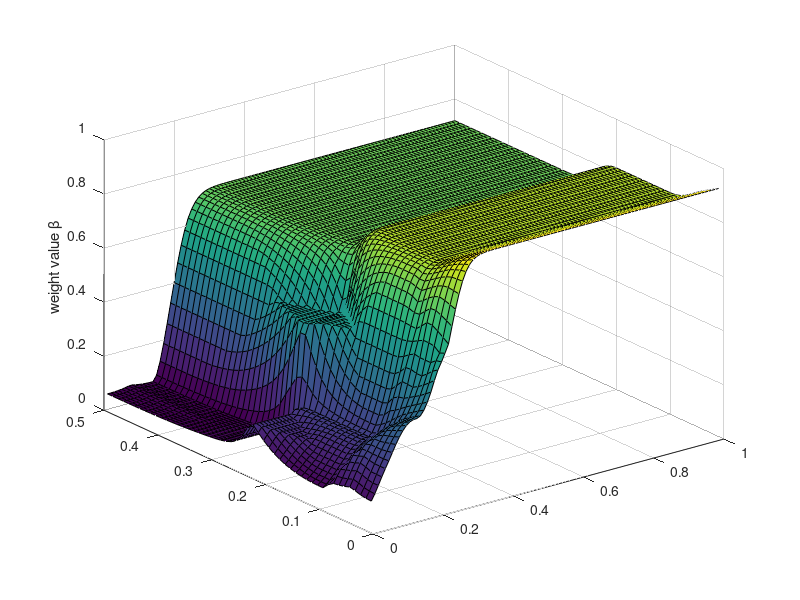

This chart was generated by the following MATLAB code:
clear all;
clc;

% addpath('./phymhan-matlab-axis-label-alignment-178fcae');

load('strategy.mat');

[d_AVG, d_STD] = size(strategy);

x = zeros(d_AVG, d_STD);
y = zeros(d_AVG, d_STD);
z = strategy;

for i=1:d_STD
    x(:, i) = [1:d_AVG] / 100;
end

for i=1:d_AVG
    y(i, :) = [1:d_STD] / 100;
end

figure();
set(gcf,'Position',[400,100,440,400]);

surf(x, y, z, 'linewidth', 0.000001);
set(gca, 'GridAlpha', 0.2);

% xlabel('mean resource utilization rate \rho');
% ylabel('standard deviation of resource utilization rates \tau');
zlabel('weight value \beta');
% set(gca,'xtick',[1 3 5 7 9],'xticklabel',{'first','third','five','seven','nine'})
xlim([0 1]);
ylim([0 0.5]);
zlim([0 1]);
set(gca,'xtick',[0 0.2 0.4 0.6 0.8 1.0]);
set(gca,'ytick',[0 0.1 0.2 0.3 0.4 0.5]);
set(gca,'ztick',[0 0.2 0.4 0.6 0.8 1.0]);
colormap default
% shading interp




